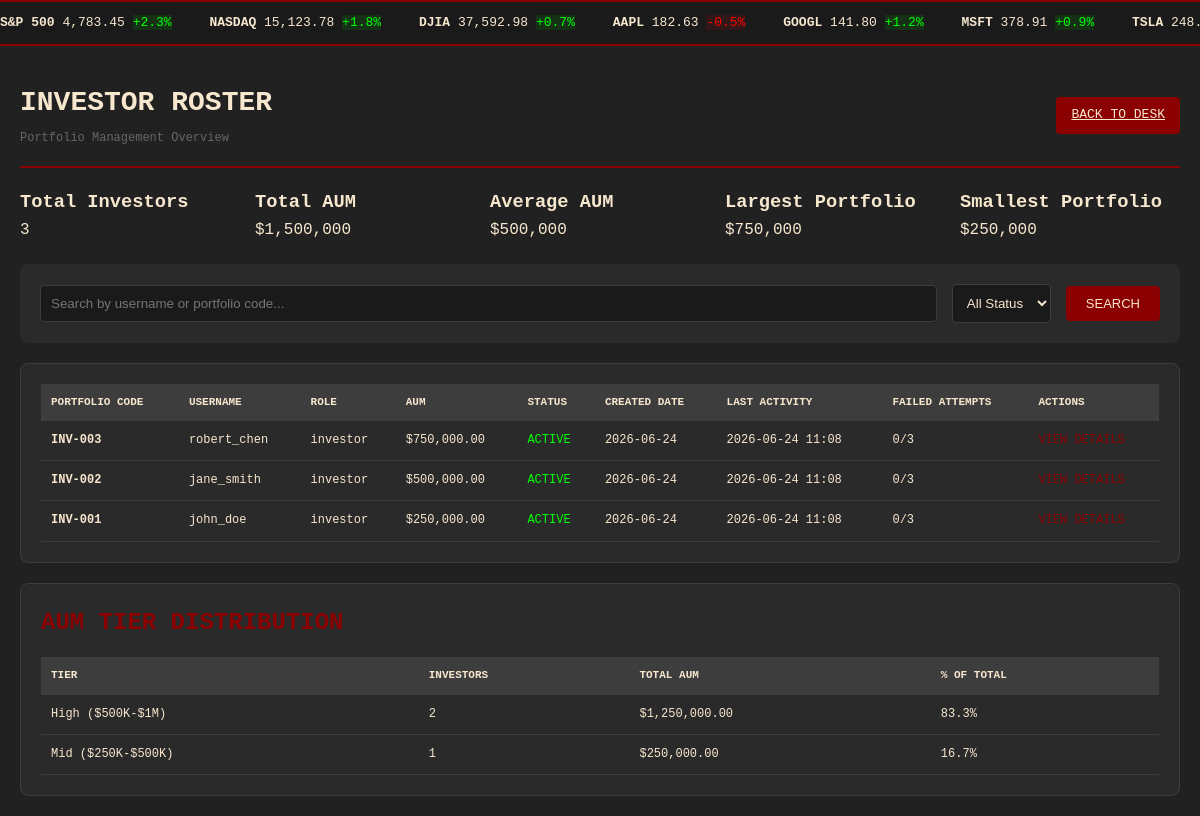
/fund-manager/investor-roster.php (signed in), run on the app's committed database.
### tables this page shows
CREATE TABLE IF NOT EXISTS portfolios (
    pt_id INT AUTO_INCREMENT PRIMARY KEY,
    pt_username VARCHAR(50) UNIQUE NOT NULL,
    pt_password VARCHAR(255) NOT NULL,
    pt_role ENUM('investor', 'fund_manager') NOT NULL DEFAULT 'investor',
    pt_aum DECIMAL(15,2) DEFAULT 0.00,
    pt_portfolio_code VARCHAR(20) UNIQUE NOT NULL,
    pt_created_at TIMESTAMP DEFAULT CURRENT_TIMESTAMP,
    pt_last_activity TIMESTAMP DEFAULT CURRENT_TIMESTAMP ON UPDATE CURRENT_TIMESTAMP,
    pt_status ENUM('active', 'inactive') DEFAULT 'active',
    pt_failed_attempts INT DEFAULT 0,
    pt_locked_until TIMESTAMP NULL
);

### fund-manager/investor-roster.php (the view, shortened to what this page needs)
<?php
require_once '../config/invest_db.php';
$search = isset($_GET['search']) ? $conn->real_escape_string($_GET['search']) : '';
$where = "WHERE pt_role = 'investor'";
$sql = "SELECT * FROM portfolios $where ORDER BY pt_aum DESC";
$investors = $conn->query($sql);
$statsSql = "SELECT
    COUNT(*) as total_investors,
    SUM(pt_aum) as total_aum,
    AVG(pt_aum) as avg_aum,
    MAX(pt_aum) as max_aum,
    MIN(pt_aum) as min_aum
FROM portfolios WHERE pt_role = 'investor' AND pt_status = 'active'";
$statsResult = $conn->query($statsSql);
$stats = $statsResult->fetch_assoc();
?>
<!DOCTYPE html>
<html lang="en">
<head>
    <link rel="stylesheet" href="../assets/css/wallstreet.css">
</head>
<body>
    <div class="ticker-tape">
        <div class="ticker-content" id="tickerContent"></div>
    </div>
    <div class="dashboard-container">
        <div class="header">
            <div>
                <h1>INVESTOR ROSTER</h1>
                <span style="color: var(--light-gray); font-size: 12px;">Portfolio Management Overview</span>
            </div>
            <div class="user-info">
                <a href="manager-desk.php" class="logout-btn">BACK TO DESK</a>
            </div>
        </div>
        <div class="manager-stats" style="display: grid; grid-template-columns: repeat(5, 1fr); gap: 15px; margin-bottom: 20px;">
            <div class="stat-card">
                <h3>Total Investors</h3>
                <div class="stat-value"><?php echo number_format($stats['total_investors']); ?></div>
            </div>
            <div class="stat-card">
                <h3>Total AUM</h3>
                <div class="stat-value">$<?php echo number_format($stats['total_aum'] ?? 0, 0); ?></div>
            </div>
            <div class="stat-card">
                <h3>Average AUM</h3>
                <div class="stat-value">$<?php echo number_format($stats['avg_aum'] ?? 0, 0); ?></div>
            </div>
            <div class="stat-card">
                <h3>Largest Portfolio</h3>
                <div class="stat-value">$<?php echo number_format($stats['max_aum'] ?? 0, 0); ?></div>
            </div>
            <div class="stat-card">
                <h3>Smallest Portfolio</h3>
                <div class="stat-value">$<?php echo number_format($stats['min_aum'] ?? 0, 0); ?></div>
            </div>
        </div>
        <div style="background: var(--dark-gray); padding: 20px; border-radius: 8px; margin-bottom: 20px;">
            <form method="GET" style="display: flex; gap: 15px; align-items: center;">
                <div class="form-group" style="margin: 0; flex: 1;">
                    <input type="text" name="search" class="form-control" placeholder="Search by username or portfolio code..." value="<?php echo htmlspecialchars($search); ?>">
                </div>
                <div class="form-group" style="margin: 0;">
                    <select name="status" class="form-control">
                        <option value="">All Status</option>
                    </select>
                </div>
                <button type="submit" class="action-btn" style="width: auto; margin: 0; padding: 10px 20px;">SEARCH</button>
            </form>
        </div>
        <div style="background: var(--dark-gray); border: 1px solid var(--medium-gray); border-radius: 8px; padding: 20px;">
            <table class="trade-table" style="width: 100%;">
                <thead>
                    <tr>
                        <th>Portfolio Code</th>
                        <th>Username</th>
                        <th>Role</th>
                        <th>AUM</th>
                        <th>Status</th>
                        <th>Created Date</th>
                        <th>Last Activity</th>
                        <th>Failed Attempts</th>
                        <th>Actions</th>
                    </tr>
                </thead>
                <tbody>
                    <?php if($investors->num_rows > 0): ?>
                        <?php while($investor = $investors->fetch_assoc()): ?>
                        <tr>
                            <td><strong><?php echo $investor['pt_portfolio_code']; ?></strong></td>
                            <td><?php echo $investor['pt_username']; ?></td>
                            <td><?php echo $investor['pt_role']; ?></td>
                            <td>$<?php echo number_format($investor['pt_aum'], 2); ?></td>
                            <td>
                                <span class="<?php echo $investor['pt_status'] == 'active' ? 'buy-indicator' : 'sell-indicator'; ?>">
                                    <?php echo strtoupper($investor['pt_status']); ?>
                                </span>
                            </td>
                            <td><?php echo date('Y-m-d', strtotime($investor['pt_created_at'])); ?></td>
                            <td><?php echo date('Y-m-d H:i', strtotime($investor['pt_last_activity'])); ?></td>
                            <td><?php echo $investor['pt_failed_attempts']; ?>/3</td>
                            <td>
                                <a href="investor-detail.php?code=<?php echo $investor['pt_portfolio_code']; ?>" style="color: var(--burgundy); text-decoration: none; font-size: 12px;">
                                </a>
                            </td>
                        </tr>
                        <?php endwhile; ?>
                    <?php endif; ?>
                </tbody>
            </table>
        </div>
        <?php
        $tierQuery = "SELECT
            CASE
                WHEN pt_aum >= 1000000 THEN 'Premium (>$1M)'
                WHEN pt_aum >= 500000 THEN 'High ($500K-$1M)'
                WHEN pt_aum >= 250000 THEN 'Mid ($250K-$500K)'
                WHEN pt_aum >= 100000 THEN 'Standard ($100K-$250K)'
                ELSE 'Entry (<$100K)'
            END as tier,
            COUNT(*) as count,
            SUM(pt_aum) as total_aum
        FROM portfolios
        WHERE pt_role = 'investor' AND pt_status = 'active'
        GROUP BY tier
        ORDER BY total_aum DESC";
        $tierResult = $conn->query($tierQuery);
        ?>
        <div style="background: var(--dark-gray); border: 1px solid var(--medium-gray); border-radius: 8px; padding: 20px; margin-top: 20px;">
            <h2 style="color: var(--burgundy); margin-bottom: 15px;">AUM TIER DISTRIBUTION</h2>
            <table class="trade-table" style="width: 100%;">
                <thead>
                    <tr>
                        <th>Tier</th>
                        <th>Investors</th>
                        <th>Total AUM</th>
                        <th>% of Total</th>
                    </tr>
                </thead>
                <tbody>
                    <?php
                    $grandTotal = $stats['total_aum'] ?? 0;
                    while($tier = $tierResult->fetch_assoc()):
                    ?>
                    <tr>
                        <td><?php echo $tier['tier']; ?></td>
                        <td><?php echo $tier['count']; ?></td>
                        <td>$<?php echo number_format($tier['total_aum'], 2); ?></td>
                        <td><?php echo $grandTotal > 0 ? number_format(($tier['total_aum'] / $grandTotal) * 100, 1) : '0'; ?>%</td>
                    </tr>
                    <?php endwhile; ?>
                </tbody>
            </table>
        </div>
    </div>
</body>
</html>

### assets/css/wallstreet.css (style rules this page uses)
* { margin: 0; padding: 0; box-sizing: border-box; }
:root { --charcoal: #212121; --burgundy: #8b0000; --champagne: #f7e7ce; --dark-gray: #2a2a2a; --medium-gray: #3d3d3d; --light-gray: #666666; }
body { font-family: 'Consolas', 'Monaco', 'Courier New', monospace; background-color: var(--charcoal); color: var(--champagne); line-height: 1.6; }
.ticker-tape { background: #1a1a1a; border-top: 2px solid var(--burgundy); border-bottom: 2px solid var(--burgundy); overflow: hidden; white-space: nowrap; padding: 8px 0; }
.ticker-content { display: inline-block; animation: ticker 30s linear infinite; color: var(--champagne); font-size: 13px; }
.dashboard-container { max-width: 1400px; margin: 0 auto; padding: 20px; }
.header { display: flex; justify-content: space-between; align-items: center; padding: 15px 0; border-bottom: 2px solid var(--burgundy); margin-bottom: 20px; }
.header h1 { font-size: 28px; color: var(--champagne); }
.user-info { display: flex; align-items: center; gap: 15px; }
.logout-btn { background: var(--burgundy); color: var(--champagne); padding: 8px 15px; border: none; border-radius: 4px; cursor: pointer; font-size: 13px; }
.trade-table { width: 100%; border-collapse: collapse; font-size: 12px; }
.trade-table th { background: var(--medium-gray); padding: 10px; text-align: left; color: var(--champagne); font-size: 11px; text-transform: uppercase; }
.trade-table td { padding: 10px; border-bottom: 1px solid var(--medium-gray); }
.buy-indicator { color: #00ff00; }
.action-btn { background: var(--burgundy); color: var(--champagne); padding: 12px; border: none; border-radius: 4px; cursor: pointer; font-size: 13px; text-align: center; transition: background 0.3s; display: block; text-decoration: none; }
.form-group { margin-bottom: 20px; }
.form-control { width: 100%; padding: 10px; background: #1a1a1a; border: 1px solid var(--medium-gray); color: var(--champagne); border-radius: 4px; }

### data on the page
portfolios: pt_portfolio_code "INV-003", pt_username "robert_chen", pt_role "investor", pt_aum "750,000.00", pt_status "ACTIVE", pt_created_at "2026-06-24", pt_last_activity "2026-06-24 11:08", pt_failed_attempts "0"
portfolios: pt_portfolio_code "INV-002", pt_username "jane_smith", pt_role "investor", pt_aum "500,000.00", pt_status "ACTIVE", pt_created_at "2026-06-24", pt_last_activity "2026-06-24 11:08", pt_failed_attempts "0"
portfolios: pt_portfolio_code "INV-001", pt_username "john_doe", pt_role "investor", pt_aum "250,000.00", pt_status "ACTIVE", pt_created_at "2026-06-24", pt_last_activity "2026-06-24 11:08", pt_failed_attempts "0"

### other printed values
$stats['total_investors'] "3"
$stats['total_aum'] "1,500,000"
$stats['avg_aum'] "500,000"
$stats['max_aum'] "750,000"
$stats['min_aum'] "250,000"
$tier['tier'] "High ($500K-$1M)"
$tier['count'] "2"
$tier['total_aum'] "1,250,000.00"
$tier['tier'] "Mid ($250K-$500K)"
$tier['count'] "1"
$tier['total_aum'] "250,000.00"
